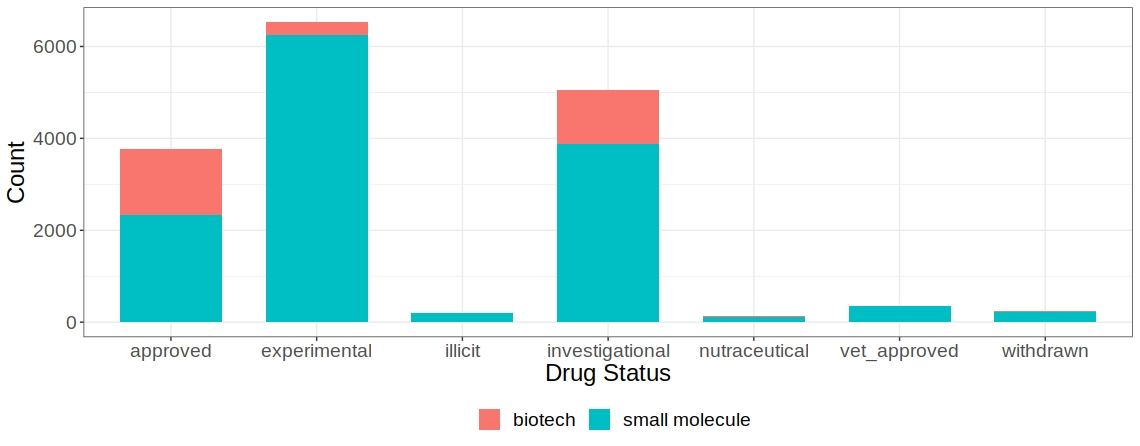

Write the R code that produced this figure.
library(DBI)
library(ggplot2)

con = NULL
data = NULL

con <- dbConnect(RPostgres::Postgres(),user="postgres",password="terlik",host="localhost",port=5432, dbname="DDGICat")
data <- dbGetQuery(con,
"
WITH biot AS(
	WITH bio AS 
	(
		SELECT drug_id FROM drug WHERE \"type\" = 'biotech'
	)
	SELECT 
		'biotech'::TEXT AS drug_type,
		\"group\",
		COUNT(1) AS count
	FROM \"drug_groups\"
	WHERE \"drugbank-id\" IN (SELECT drug_id FROM bio)
	GROUP BY \"group\"
),
smt AS (
	WITH sm AS 
	(
		SELECT drug_id	FROM drug WHERE \"type\" = 'small molecule'
	)
	SELECT 
		'small molecule'::TEXT AS drug_type,
		\"group\",
		COUNT(1) AS count
	FROM \"drug_groups\"
	WHERE \"drugbank-id\" IN (SELECT drug_id FROM sm)
	GROUP BY \"group\"
)
SELECT \"group\", drug_type, count FROM smt
UNION ALL   
SELECT \"group\", drug_type, count FROM biot;

")


theme_set(theme_bw())

ggplot(data, aes(x = group, y = as.integer(count), fill = drug_type)) +
  geom_col(width = 0.7) +
  labs(x= "Drug Status" , y = "Count", fill = "") +
  theme(
        text = element_text(size=18),
        legend.position = "bottom",
        legend.direction = "horizontal"
        )

#jpeg("drug_type_and_group.jpeg")
